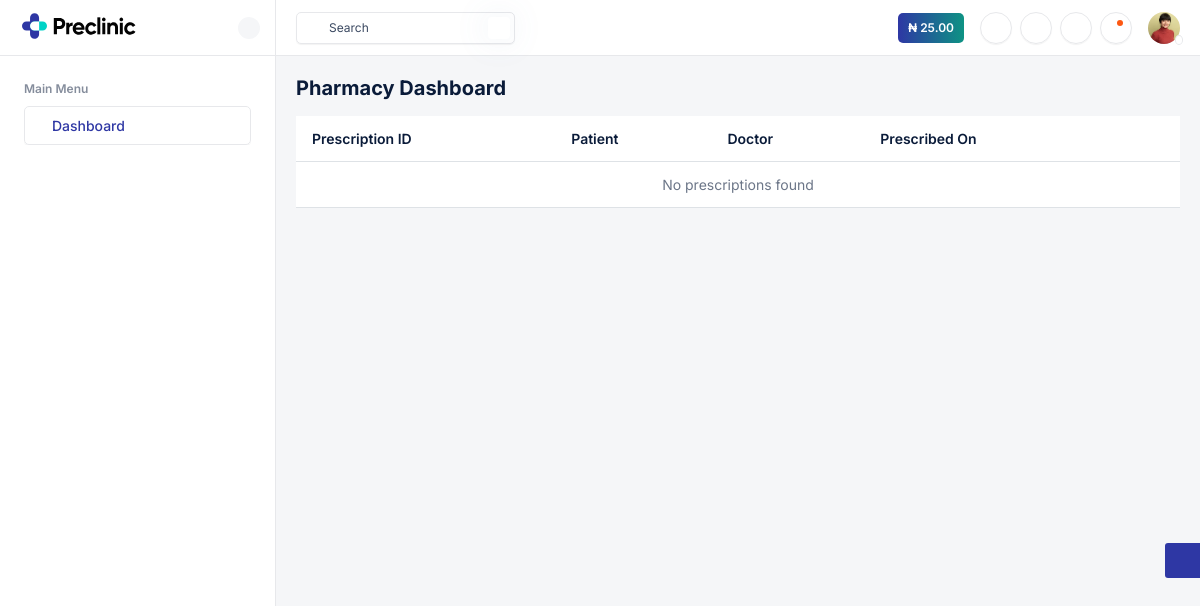
Before: /pharmacy/ (signed in) with the older database file.
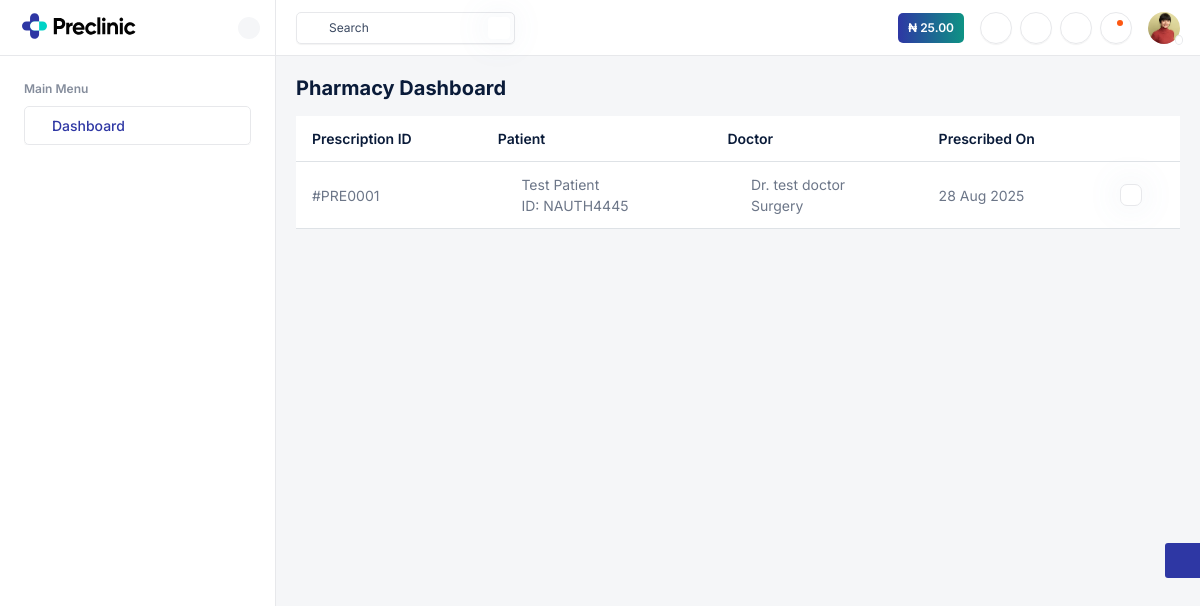
After: the same page with the newer database file.
### patients/models.py (models this page shows, shortened)
class Prescription(models.Model):
    patient = models.ForeignKey("Patient", on_delete=models.CASCADE, related_name="prescriptions")
    doctor = models.ForeignKey("doctor.Doctor", on_delete=models.CASCADE, related_name="prescriptions")
    appointment = models.ForeignKey("Appointment", on_delete=models.SET_NULL, blank=True, null=True, related_name="prescriptions")
    title = models.CharField(max_length=100, blank=True, null=True)  # e.g. "Cardiology Prescription"
    department = models.CharField(max_length=100, blank=True, null=True)  # e.g. "Cardiology OP"
    consultation_type = models.CharField(max_length=50, blank=True, null=True)  # e.g. "Video" / "In-person"
    diagnosis = models.TextField(blank=True, null=True)
    notes = models.TextField(blank=True, null=True)
    advice = models.TextField(blank=True, null=True)  # for "Advice" section
    follow_up_notes = models.TextField(blank=True, null=True)  # e.g. "Follow up after 3 months"
    follow_up_date = models.DateField(blank=True, null=True)  # optional structured follow-up date
    doctor_signature = models.ImageField(upload_to="doctor_signatures/", blank=True, null=True)
    created_at = models.DateTimeField(auto_now_add=True)

class Patient(models.Model):
    user = models.OneToOneField(User, on_delete=models.CASCADE, related_name="patient_profile")
    first_name = models.CharField(max_length=20, blank=True, null=True)
    last_name = models.CharField(max_length=20, blank=True, null=True)
    patient_id = models.CharField(max_length=20, unique=True)  # E-Card / Hospital ID
    gender_choices = [
        ("M", "Male"),
        ("F", "Female"),
    ]
    gender = models.CharField(max_length=1, choices=gender_choices)
    date_of_birth = models.DateField()
    phone_number = models.CharField(max_length=20, blank=True, null=True)
    address = models.TextField(blank=True, null=True)
    next_of_kin = models.CharField(max_length=100)
    relationship = models.CharField(max_length=50, blank=True, null=True)
    emergency_contact = models.CharField(max_length=20)
    is_inpatient = models.BooleanField(default=False)
    date_registered = models.DateTimeField(auto_now_add=True)
    blood_pressure = models.CharField(max_length=3, blank=True, null=True)
    heart_rate = models.CharField(max_length=3, blank=True, null=True)
    weight = models.CharField(max_length=3, blank=True, null=True)
    bmi = models.CharField(max_length=3, blank=True, null=True)
    pulse = models.CharField(max_length=3, blank=True, null=True)
    spo2 = models.CharField(max_length=3, blank=True, null=True)
    temp = models.CharField(max_length=3, blank=True, null=True)
    height = models.CharField(max_length=3, blank=True, null=True)

### doctor/models.py (models this page shows, shortened)
class Doctor(models.Model):
    user = models.OneToOneField(User, on_delete=models.CASCADE, related_name="doctor_profile")
    first_name = models.CharField(max_length=20, blank=True, null=True)
    last_name = models.CharField(max_length=20, blank=True, null=True)
    doctor_id = models.CharField(max_length=20, unique=True)
    specialization = models.CharField(max_length=100)
    fee = models.CharField(max_length=20, blank=True, null=True)
    phone_number = models.CharField(max_length=20, blank=True, null=True)
    room_number = models.CharField(max_length=20, blank=True, null=True)
    date_registered = models.DateTimeField(auto_now_add=True)

### pharmacy/views.py (the view)
# urls.py: path("", views.pharmacy_dashboard, name="pharmacy_dashboard"),
@login_required
def pharmacy_dashboard(request):
    prescriptions = Prescription.objects.all().order_by("-created_at")
    return render(request, "pharmacy-dashboard.html", {"prescriptions": prescriptions})

### patients/context_processors.py (called while the page is built)
def dashboard(request):
    wallet_balance = 0
    if request.user.is_authenticated and hasattr(request.user, 'patient_profile'):
        patient = request.user.patient_profile
        wallet = getattr(patient, "wallet", None)
        wallet_balance = wallet.balance if wallet else 0
    return {
        "wallet_balance": wallet_balance,
    }

### pharmacy/templates/pharmacy-dashboard.html
{% extends "pharmacy-base.html" %}
{% block content %}
<div class="main-wrapper">
  <div class="page-wrapper">
    <div class="content">
      <div class="d-flex align-items-center justify-content-between mb-3">
        <h4 class="fw-bold mb-0">Pharmacy Dashboard</h4>
      </div>
      <div class="table-responsive">
        <table class="table table-nowrap datatable">
          <thead class="thead-light">
            <tr>
              <th>Prescription ID</th>
              <th>Patient</th>
              <th>Doctor</th>
              <th>Prescribed On</th>
              <th></th>
            </tr>
          </thead>
          <tbody>
            {% for pres in prescriptions %}
            <tr>
              <td>#PRE{{ pres.id|stringformat:"04d" }}</td>
              <td>
                <div class="d-flex align-items-center">
                  <i class="ti ti-user fs-20 me-2"></i>
                  <span>
                    {{ pres.patient.first_name }} {{ pres.patient.last_name }}
                    <span class="text-muted d-block">ID: {{ pres.patient.patient_id }}</span>
                  </span>
                </div>
              </td>
              <td>
                <div class="d-flex align-items-center">
                  <i class="ti ti-stethoscope fs-20 me-2"></i>
                  <span>
                    Dr. {{ pres.doctor.first_name }} {{ pres.doctor.last_name }}
                    <span class="text-muted d-block">{{ pres.doctor.specialization }}</span>
                  </span>
                </div>
              </td>
              <td>{{ pres.created_at|date:"d M Y" }}</td>
              <td class="action-item">
                <a href="{% url 'pharmacy_prescription_detail' pres.id %}" class="btn btn-sm btn-outline-info">
                  <i class="ti ti-eye"></i>
                </a>
              </td>
            </tr>
            {% empty %}
            <tr>
              <td colspan="5" class="text-center text-muted">No prescriptions found</td>
            </tr>
            {% endfor %}
          </tbody>
        </table>
      </div>
    </div>
  </div>
</div>
{% endblock %}

Changed rows visible on the page:
added Prescription: id "0001", patient.first_name "Test", patient.last_name "Patient", patient.patient_id "NAUTH4445", doctor.first_name "test", doctor.last_name "doctor", doctor.specialization "Surgery", created_at "28 Aug 2025"
Other visible differences:
text no longer shown: "No prescriptions found"
